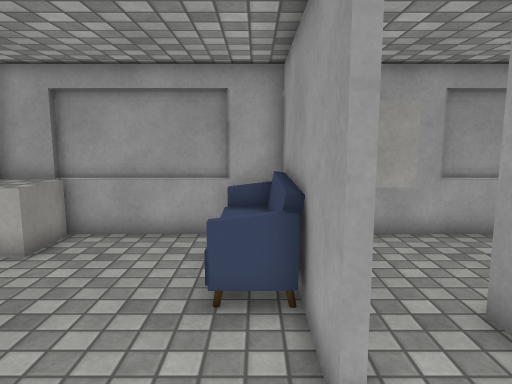
View 1 (above)

15 first-person views from a walk through a scene from a Unity 3-D project. The camera is 1.4 m above the floor, tilts 8° down and sees 70° across. Doors are open. The floor is counted in squares, 0.5 m on a side. Each view is taken from the middle of a square. On the plan, view 1 faces up. The plan holds only what a view shows up to about 20 squares ahead; the rest is blank. The player character is not drawn. Some surface patterns are stand-ins.

View 2
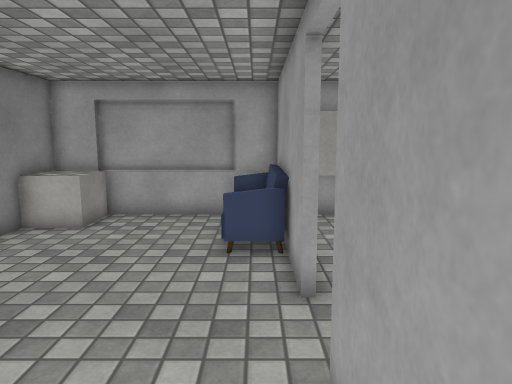

View 3
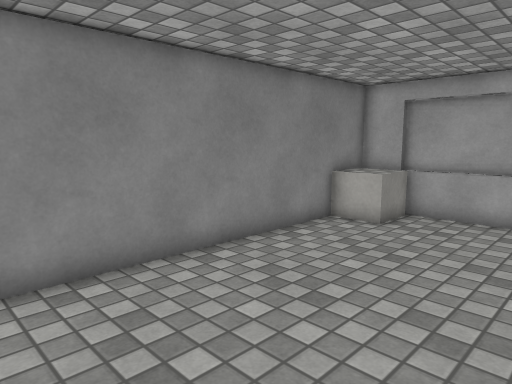

View 4
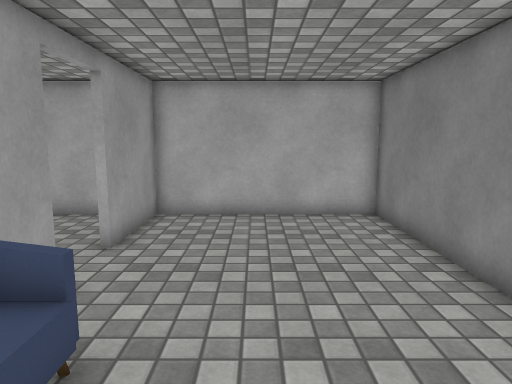

View 5
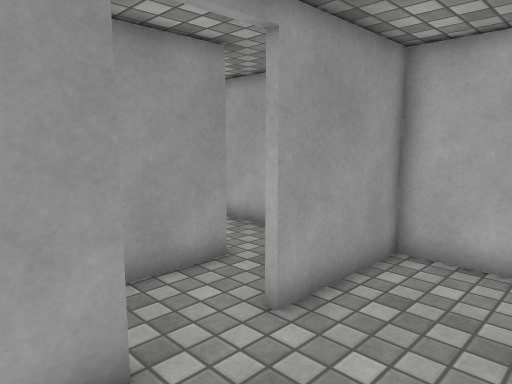

View 6
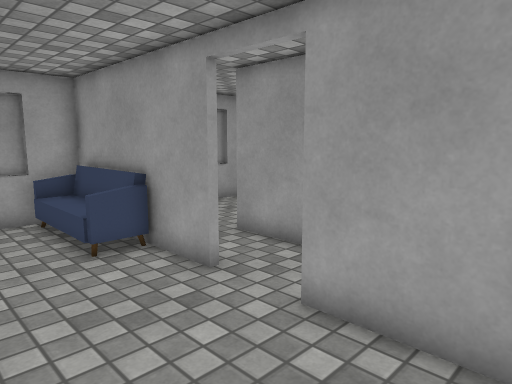

View 7
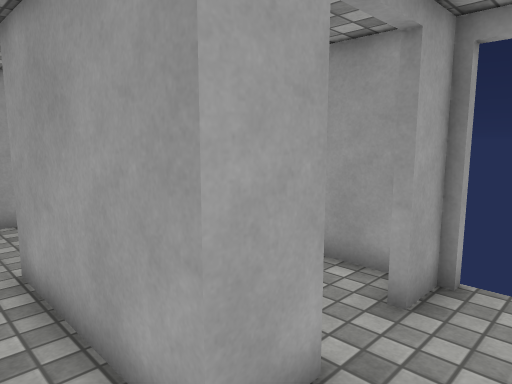

View 8
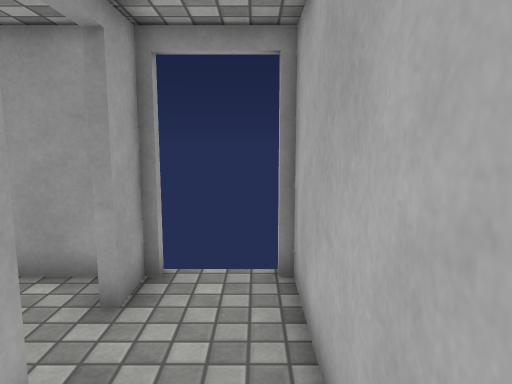

View 9
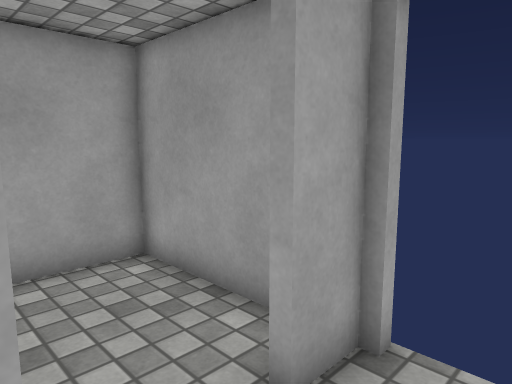

View 10
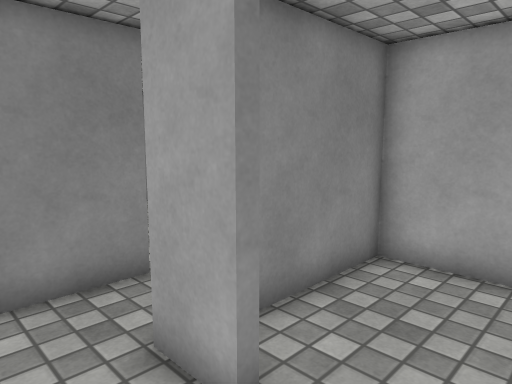

View 11
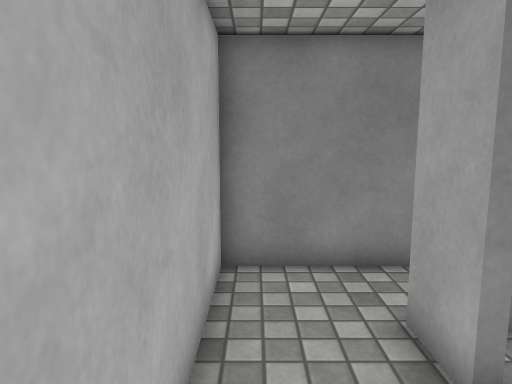

View 12
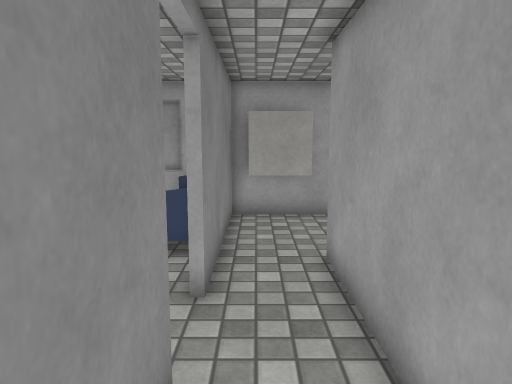

View 13
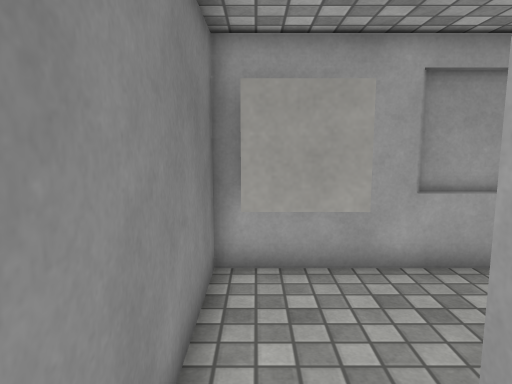

View 14
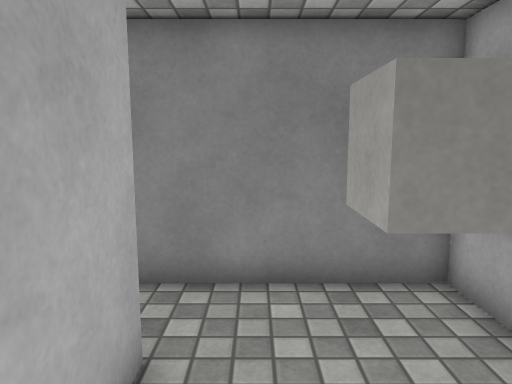

View 15
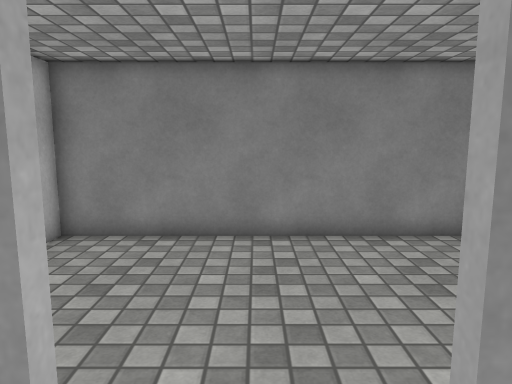

### Floor plan
Ten units are one square. View 1 is at (0, 0); x grows to the right and y downward. Boxes are objects, and circles mark ways between rooms. Rooms are numbered by the first view taken in them; rooms with no view inside come last. Other rooms are left out.
<svg viewBox="-81 -116 186 159">
<path fill="none" stroke="#000" d="M8 -32 8 -108 -76 -108 -76 38 8 38 8 -7M-8 -111 -60 -111M4 -60 4 -101M8 -57 -1 -57M37 7 37 -5M11 -8 11 38 36 38M54 2 54 7 37 7M36 38 93 38 93 34M93 7 78 7 78 2M79 -111 55 -111M85 -108 11 -108 11 -32M37 -5 37 -56 61 -56M93 -2 93 -53 40 -53 40 -6"/>
<rect x="-75" y="-105" width="20" height="20" fill="#bbb"><title>cube</title></rect>
<rect x="15" y="-105" width="30" height="20" fill="#bbb"><title>cube</title></rect>
<circle cx="10" cy="-20" r="3" fill="#2a7"/>
<circle cx="45" cy="25" r="3" fill="#2a7"/>
<circle cx="25" cy="5" r="3" fill="#2a7"/>
<circle cx="65" cy="5" r="3" fill="#2a7"/>
<text x="-30" y="-30">1</text>
<text x="20" y="10">2</text>
<text x="60" y="20">3</text>
<text x="40" y="-70">4</text>
<text x="60" y="-30">5</text>
</svg>
Room 1 opens to room 4. Room 2 opens to room 3. Room 2 opens to room 4. Room 3 opens to room 5.

Where each view was taken, in squares from view 1:
view 1: 0 up, 0 right, facing up
view 2: 3 down, 0 right, facing up
view 3: 3 down, 0 right, facing up-left
view 4: 10 up, 3 left, facing down
view 5: 5 up, 3 left, facing down-right
view 6: 3 down, 4 left, facing up-right
view 7: 3 down, 2 right, facing up-right
view 8: 3 down, 2 right, facing right
view 9: 3 down, 5 right, facing up-right
view 10: 3 down, 8 right, facing up-left
view 11: 3 down, 9 right, facing left
view 12: 3 down, 2 right, facing up
view 13: 3 up, 2 right, facing up
view 14: 7 up, 8 right, facing left
view 15: 2 up, 3 right, facing left
